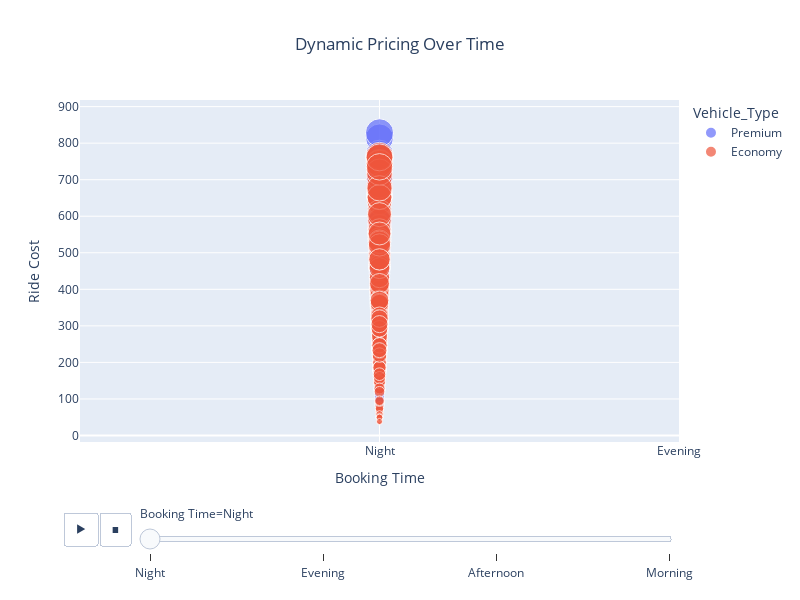

Source (notebook cell):
### Code cell
# Create an animated scatter plot for Historical Cost of Ride over Time_of_Booking
fig = px.scatter(df, x="Time_of_Booking", y="Historical_Cost_of_Ride", 
                 animation_frame="Time_of_Booking", 
                 color="Vehicle_Type",
                 size="Historical_Cost_of_Ride", 
                 hover_name="Location_Category", 
                 title="Dynamic Pricing Over Time",
                 labels={'Time_of_Booking': 'Booking Time', 'Historical_Cost_of_Ride': 'Ride Cost'})

fig.update_layout(width=800, height=600, title_x=0.5)
fig.show()

### Figure 1 — Plotly figure (JSON) as saved in the notebook; plotly's stock layout.template omitted (floating-point values rounded to 4 significant figures; data arrays with more than 128 entries replaced by an {"elided": "..."} marker saying what was removed)
{"data": [{"hovertemplate": "<b>%{hovertext}</b><br><br>Vehicle_Type=Premium<br>Booking Time=%{x}<br>Ride Cost=%{marker.size}<extra></extra>", "hovertext": {"elided": "140 str values"}, "legendgroup": "Premium", "marker": {"color": "#636efa", "size": {"elided": "140 float values"}, "sizemode": "area", "sizeref": 2.09, "symbol": "circle"}, "mode": "markers", "name": "Premium", "orientation": "v", "showlegend": true, "type": "scatter", "x": {"elided": "140 str values"}, "xaxis": "x", "y": {"elided": "140 float values"}, "yaxis": "y"}, {"hovertemplate": "<b>%{hovertext}</b><br><br>Vehicle_Type=Economy<br>Booking Time=%{x}<br>Ride Cost=%{marker.size}<extra></extra>", "hovertext": {"elided": "136 str values"}, "legendgroup": "Economy", "marker": {"color": "#EF553B", "size": {"elided": "136 float values"}, "sizemode": "area", "sizeref": 2.09, "symbol": "circle"}, "mode": "markers", "name": "Economy", "orientation": "v", "showlegend": true, "type": "scatter", "x": {"elided": "136 str values"}, "xaxis": "x", "y": {"elided": "136 float values"}, "yaxis": "y"}], "layout": {"height": 600, "legend": {"itemsizing": "constant", "title": {"text": "Vehicle_Type"}, "tracegroupgap": 0}, "sliders": [{"active": 0, "currentvalue": {"prefix": "Booking Time="}, "len": 0.9, "pad": {"b": 10, "t": 60}, "steps": [{"args": [["Night"], {"frame": {"duration": 0, "redraw": false}, "fromcurrent": true, "mode": "immediate", "transition": {"duration": 0, "easing": "linear"}}], "label": "Night", "method": "animate"}, {"args": [["Evening"], {"frame": {"duration": 0, "redraw": false}, "fromcurrent": true, "mode": "immediate", "transition": {"duration": 0, "easing": "linear"}}], "label": "Evening", "method": "animate"}, {"args": [["Afternoon"], {"frame": {"duration": 0, "redraw": false}, "fromcurrent": true, "mode": "immediate", "transition": {"duration": 0, "easing": "linear"}}], "label": "Afternoon", "method": "animate"}, {"args": [["Morning"], {"frame": {"duration": 0, "redraw": false}, "fromcurrent": true, "mode": "immediate", "transition": {"duration": 0, "easing": "linear"}}], "label": "Morning", "method": "animate"}], "x": 0.1, "xanchor": "left", "y": 0, "yanchor": "top"}], "title": {"text": "Dynamic Pricing Over Time", "x": 0.5}, "updatemenus": [{"buttons": [{"args": [null, {"frame": {"duration": 500, "redraw": false}, "fromcurrent": true, "mode": "immediate", "transition": {"duration": 500, "easing": "linear"}}], "label": "&#9654;", "method": "animate"}, {"args": [[null], {"frame": {"duration": 0, "redraw": false}, "fromcurrent": true, "mode": "immediate", "transition": {"duration": 0, "easing": "linear"}}], "label": "&#9724;", "method": "animate"}], "direction": "left", "pad": {"r": 10, "t": 70}, "showactive": false, "type": "buttons", "x": 0.1, "xanchor": "right", "y": 0, "yanchor": "top"}], "width": 800, "xaxis": {"anchor": "y", "categoryarray": ["Night", "Evening", "Afternoon", "Morning"], "categoryorder": "array", "domain": [0, 1], "title": {"text": "Booking Time"}}, "yaxis": {"anchor": "x", "domain": [0, 1], "title": {"text": "Ride Cost"}}}}
